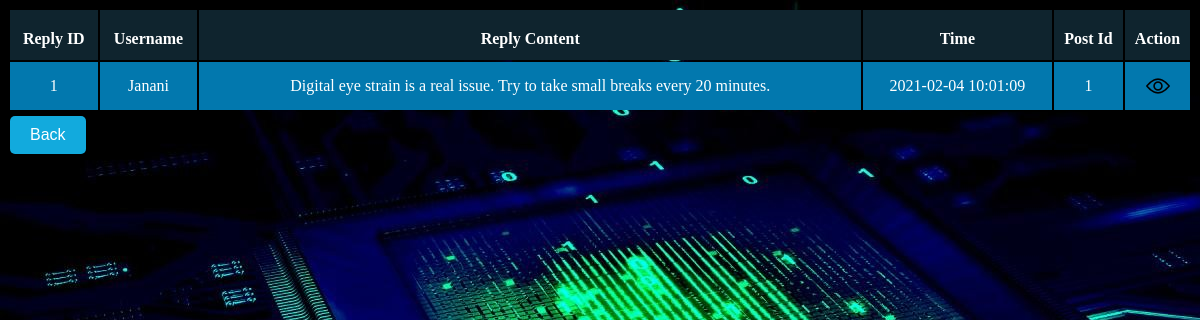
The page /forum/replies.php?post_id=1 (signed in) on the database its author committed.
### tables this page shows
CREATE TABLE IF NOT EXISTS `reply` (
  `reply_id` int(11) NOT NULL AUTO_INCREMENT,
  `reply_owner` varchar(150) NOT NULL,
  `reply_text` text NOT NULL,
  `reply_create_time` timestamp NOT NULL DEFAULT CURRENT_TIMESTAMP,
  `post_id` int(11) NOT NULL,
  PRIMARY KEY (`reply_id`),
  KEY `FOREIGN` (`post_id`)
);

### forum/replies.php (the view, shortened to what this page needs)
<?php
include_once '../dashboard/connect.php';
    $sql = "SELECT * FROM reply WHERE post_id = '" . $_GET['post_id'] . "'";
    $result=mysqli_query($conn,$sql);
?>
<html>
    <head>
        <link rel="stylesheet" type="text/css" href="forum.css">
    </head>
    <body>
        <?php
        if (mysqli_num_rows($result) > 0) {
        ?>
        <table class="tables">
        <tr>
            <th>Reply ID</th>
            <th>Username</th>
            <th>Reply Content</th>
            <th>Time</th>
            <th>Post Id</th>
            <th>Action</th>
        </tr>
        <?php
        while($row = mysqli_fetch_array($result)) {
        ?>
        <tr>
            <td><?php echo $row["reply_id"]; ?></td>
            <td><?php echo $row["reply_owner"]; ?></td>
            <td><?php echo $row["reply_text"]; ?></td>
            <td><?php echo $row["reply_create_time"]; ?></td>
            <td><?php echo $row["post_id"]; ?></td>
            <td>
            <?php echo "<a href='viewreply.php?reply_id=". $row['reply_id'] ."' title='View Reply'><img src='view.png'></a>"; ?>
            </td>
        </tr>
        <?php
        }
        ?>
        </table>
        <?php
        }
        else{
        ?>
        <p>No replies to show</p>
        <?php
        }
        ?>
            <a href="discussion.php"><button class="detail" >Back</button></a><br ><br >
    </body>
</html>

### forum/forum.css (style rules this page uses)
body { background-image: url('../home/images/bg3.jpg'); }
button { border: none; border-radius: 5px; background-color: rgb(18, 170, 221); font-size: 16px; margin: 4px 2px; cursor: pointer; text-align: center; padding: 10px 20px; color: white; }
.tables { color: white; width: 100%; }
.tables tr td { padding-top: 12px; padding-bottom: 12px; text-align: center; background-color:#0278ae; }
.tables tr th { padding-top: 20px; padding-bottom: 12px; text-align: center; background-color:#0f242e; }

### rows shown on the page
reply: reply_id "1", reply_owner "Janani", reply_text "Digital eye strain is a real issue. Try to take small breaks every 20 minutes.", reply_create_time "2021-02-04 10:01:09", post "1"
